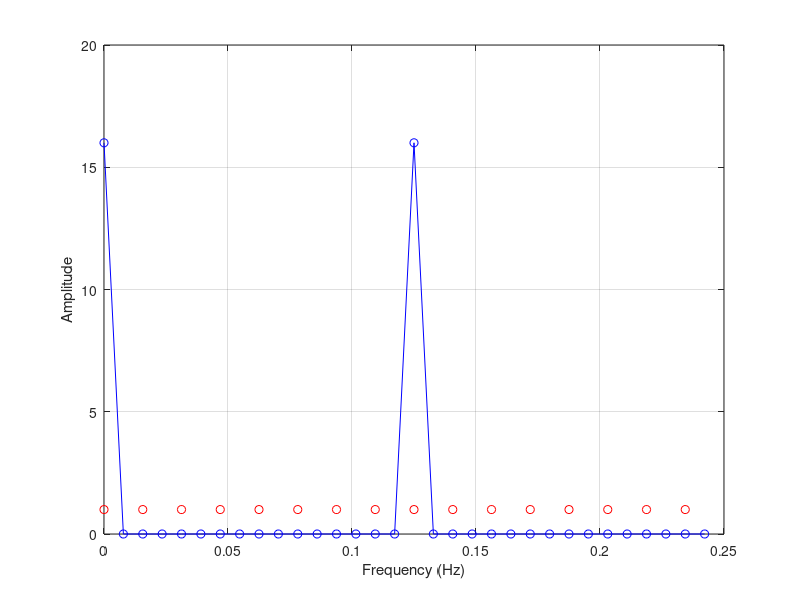
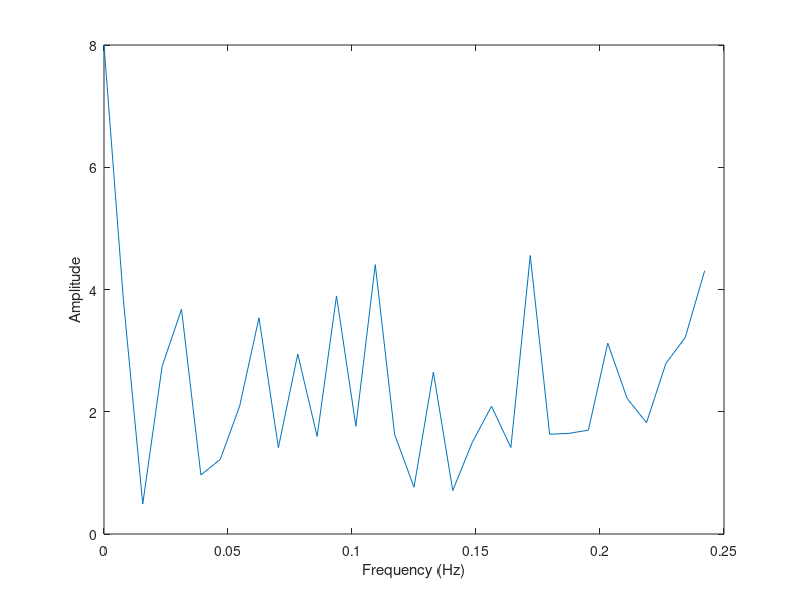

These figures' MATLAB source, in order:
% mrTutEventRelated
%
%  Sayres?
%  Event-related analysis for even and jittered stimuli
% 
% Background:
%   The student must understand that estimating the HRF is the same as
%   measuring the response at a set of different temporal frequencies.  We
%   get one estimate of the HRF from knowing the amplitude and phase of the
%   response to each temporal frequency.  If we do not use a particular
%   frequency in the input signal, then we will not be able to estimate
%   that frequency component of the HRF.
%
% Purpose:
%  Analyze what we might expect to measure about the kernel of a linear
%  system when we use evenly spaced events.
%
% Main Points:
%    1.  When the input events are evenly spaced, the input signal 
%    temporal energy is confined to a small number of frequency bands.  Hence,
%    the measured response is only an estimate of the properties of the HRF
%    at those (small number of) frequency bands.  We do not get information
%    about the HRF properties at other temporal frequencies -- because we
%    do not measure at those frequencies.
%
%    2.  When we randomly jitter the input signals, we get stimulus energy
%    at other input frequencies.  So, we can learn something about the HRF
%    properties at those frequencies.
%
%    3.  Finally, we must ask about the effect of the input signal energy
%    that is higher than the Nyquist sampling rate of the measured
%    response.  What happens to that energy?  This is still TODO.

% Even spacing of the inputs
%
% Suppose we have N sec in the input stimulus, and we keep time every second.
% Further, suppose we place events at delta intervals
N = 128; delta = 8;
% N = 128; delta = 32;

% The input series looks like
Stimulus = zeros(1,N);
e = 1:delta:128;
Stimulus(e) = 1;

figure; plot(Stimulus,'-o'); grid on;

% Now, consider the Fourier Transform of this input series
%
StimulusFFT = abs(fft(Stimulus));
Frequency = [0:(N-1)]*(1/N);

% Now, consider the response.  Suppose it is sampled with a TR of 2 sec.
% Then, the maximum temporal response frequency (Hz) we can estimate is 
TR = 2;  maxFreq = 1 / (2*TR);

% The most we can hope to learn about is at frequencies defined by the TR,
responseFrequencies = [0:TR:(N-1)]*(1/N);

% Consider the stimulus frequencies below this level
figure(1)
fList = (Frequency < maxFreq);
plot(Frequency(fList),StimulusFFT(fList),'bo-');
hold on
fList = (responseFrequencies < maxFreq);
plot(responseFrequencies(fList),1,'ro')
hold off


xlabel('Frequency (Hz)');
ylabel('Amplitude');
grid on

% With this choice of (typical) parameters, we see that our effective input
% is restricted to energy at three stimulus frequencies (plus DC).  The
% estimate we obtain of the response function must be a weighted sum of the
% energy at these three temporal frequencies.

% Either think, or experiment, to understand what will happen when you
% change delta to a slower or faster sampling rate.

%%%%%%%%%%%%%%%%%%%%%%%%%%%%Jitter the events
N = 128; delta = 16;
% N = 128; delta = 32;

% The input series looks like
Stimulus = zeros(1,128);
nEvents = round(N/delta);
e = round(rand(1,nEvents)*N);
Stimulus(e) = 1;

figure; plot(Stimulus); grid on;

% Now, consider the Fourier Transform of this input series
%
StimulusFFT = abs(fft(Stimulus));
Frequency = 0:(1/128):(length(StimulusFFT)-1);

% Now, consider the response.  Suppose it is sampled with a TR of 2 sec.
% Then, the maximum temporal response frequency (Hz) we can estimate is 
TR = 2;  maxFreq = 1 / (2*TR);

% Consider the stimulus frequencies below this level
fList = (Frequency < maxFreq);
plot(Frequency(fList),StimulusFFT(fList))
xlabel('Frequency (Hz)');
ylabel('Amplitude');

% With this choice of (typical) parameters, we see that the effective input
% has energy at a broader range of temporal frequencies (plus DC).  The
% estimate we obtain of the response function must be a weighted sum of the
% these.  The amplitude at each of the frequencies, however,  is lower than
% the amplitude at the frequencies when we place the samples evenly in
% time.




